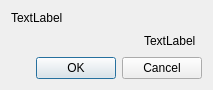
<?xml version="1.0" encoding="UTF-8"?>
<ui version="4.0">
 <class>GridRelatedConditionEditDialog</class>
 <widget class="QDialog" name="GridRelatedConditionEditDialog">
  <property name="geometry">
   <rect>
    <x>0</x>
    <y>0</y>
    <width>213</width>
    <height>87</height>
   </rect>
  </property>
  <property name="windowTitle">
   <string>Dialog</string>
  </property>
  <layout class="QVBoxLayout" name="verticalLayout">
   <item>
    <widget class="QLabel" name="label">
     <property name="text">
      <string>TextLabel</string>
     </property>
    </widget>
   </item>
   <item>
    <layout class="QHBoxLayout" name="horizontalLayout">
     <item>
      <spacer name="horizontalSpacer">
       <property name="orientation">
        <enum>Qt::Horizontal</enum>
       </property>
       <property name="sizeHint" stdset="0">
        <size>
         <width>40</width>
         <height>20</height>
        </size>
       </property>
      </spacer>
     </item>
     <item>
      <widget class="QLabel" name="conditionLabel">
       <property name="text">
        <string>TextLabel</string>
       </property>
      </widget>
     </item>
     <item>
      <widget class="GridRelatedConditionEditWidgetContainer" name="widget" native="true"/>
     </item>
    </layout>
   </item>
   <item>
    <widget class="QDialogButtonBox" name="buttonBox">
     <property name="orientation">
      <enum>Qt::Horizontal</enum>
     </property>
     <property name="standardButtons">
      <set>QDialogButtonBox::Cancel|QDialogButtonBox::Ok</set>
     </property>
    </widget>
   </item>
  </layout>
 </widget>
 <customwidgets>
  <customwidget>
   <class>GridRelatedConditionEditWidgetContainer</class>
   <extends>QWidget</extends>
   <header>pre/gridcond/base/gridrelatedconditioneditwidgetcontainer.h</header>
   <container>1</container>
  </customwidget>
 </customwidgets>
 <resources/>
 <connections>
  <connection>
   <sender>buttonBox</sender>
   <signal>accepted()</signal>
   <receiver>GridRelatedConditionEditDialog</receiver>
   <slot>accept()</slot>
   <hints>
    <hint type="sourcelabel">
     <x>94</x>
     <y>72</y>
    </hint>
    <hint type="destinationlabel">
     <x>93</x>
     <y>108</y>
    </hint>
   </hints>
  </connection>
  <connection>
   <sender>buttonBox</sender>
   <signal>rejected()</signal>
   <receiver>GridRelatedConditionEditDialog</receiver>
   <slot>reject()</slot>
   <hints>
    <hint type="sourcelabel">
     <x>172</x>
     <y>67</y>
    </hint>
    <hint type="destinationlabel">
     <x>172</x>
     <y>109</y>
    </hint>
   </hints>
  </connection>
 </connections>
</ui>
